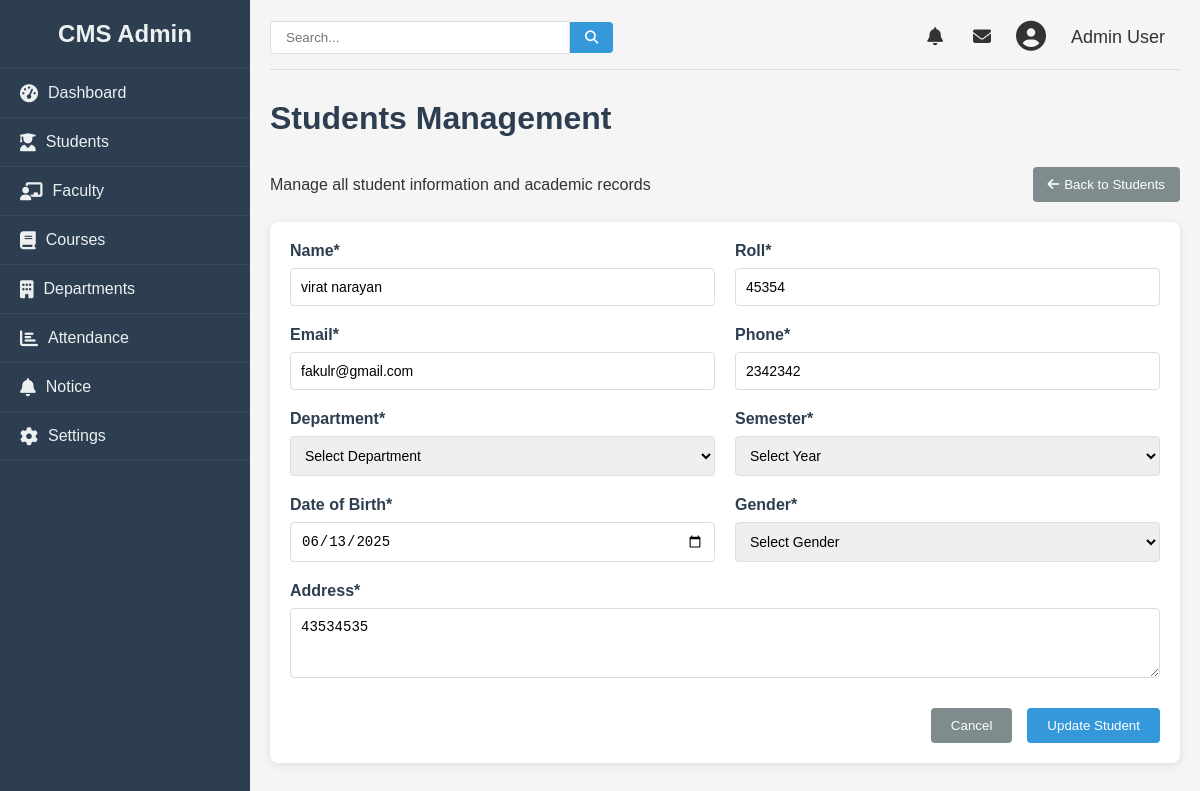
Before: /admin/update/student/1 with the older database file.
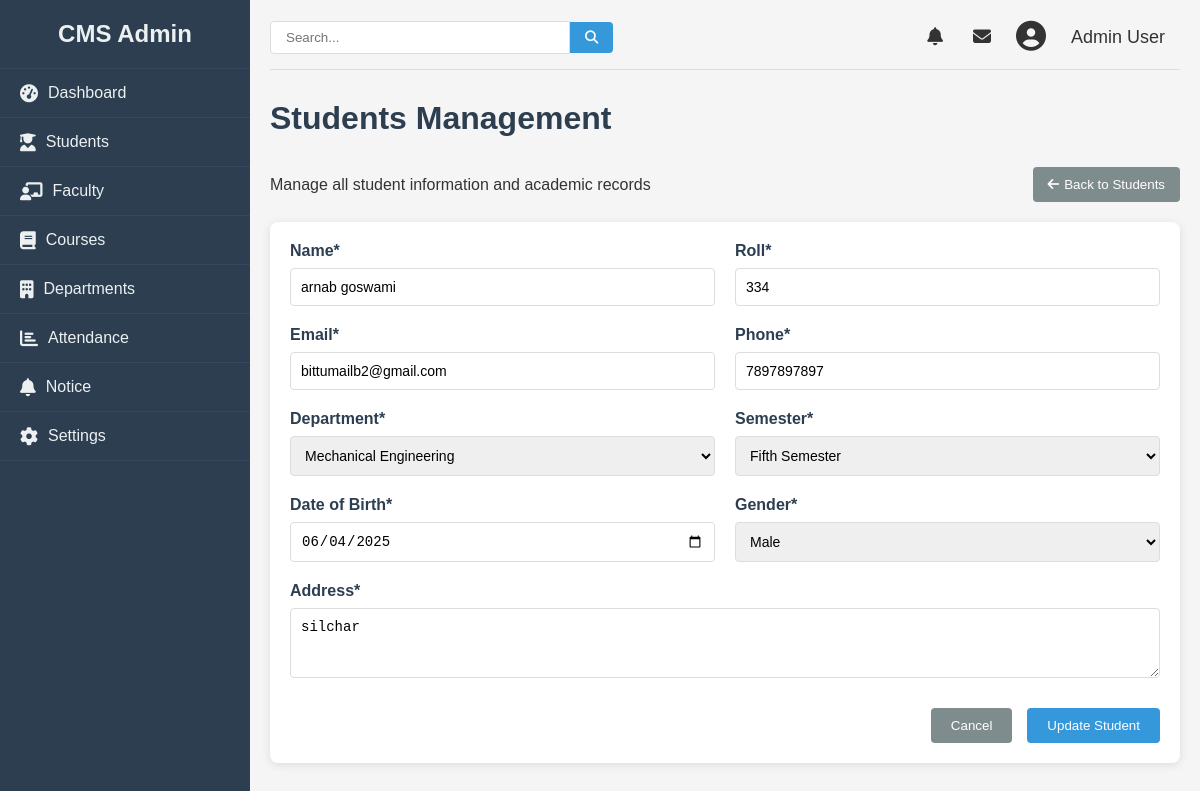
After: the same page with the newer database file.
### college/model.py (models this page shows, shortened)
class Student(db.Model):
    id = db.Column(db.Integer, primary_key=True)
    name = db.Column(db.String(100), nullable=False)
    roll = db.Column(db.Integer, nullable=False)
    email = db.Column(db.String(100), nullable=False)
    phone = db.Column(db.Integer, nullable=False)
    semester = db.Column(db.Integer, nullable=False)
    dob = db.Column(db.Date, nullable=False)
    gender = db.Column(db.String, nullable=False)
    department = db.Column(db.String, nullable=False)
    address = db.Column(db.String, nullable=False)

### college/admin/update.py (the view)
@app.route("/admin/update/student/<id>", methods = ["GET", "POST"])
def updatestdn(id):
    sem = semester()
    dep = departments()
    student = Student.query.get(id)
    print(student.name)
    return render_template("addstudent.html", data= student, allsem = sem, departments= dep)

### tempdata.py (called while the page is built)
def semester():
    semesters = ['First Semester', 'Second Semester', "Third Semester", "Fourth Semester", "Fifth Semester", "Sixth Semester", "Seventh Semester", "Eighth Semester" ]
    return semesters

def departments():
    departments = ['Computer Science', 'Mechanical Engineering', 'Civil Engineering', 'Electrical Engineering', 'Electronics and Cummunication', 'Chemical Engineering', 'Aerospace Engineering', 'Information Technology']
    return departments

### college/admin/templates/addstudent.html (shortened to what this page needs)
{% from "macro/cmsnav.html" import cmsnav%}
{%extends "admbase.html"%}
{%block head%}
<link rel="stylesheet" href="{{url_for('static', filename='css/styles.css')}}">
<link rel="stylesheet" href="https://cdnjs.cloudflare.com/ajax/libs/font-awesome/6.4.0/css/all.min.css">
{%endblock%}
{%block content%}
<div class="container" w-tid="21">
    {{cmsnav()}}
    <main class="main-content" w-tid="111">
        <header class="top-header" w-tid="113">
            <div class="search-box" w-tid="115">
                <input type="text" placeholder="Search..." w-tid="117" />
                <button w-tid="119"><i class="fas fa-search" w-tid="121"></i></button>
            </div>
            <div class="user-profile" w-tid="123">
                <span class="notification" w-tid="125"><i class="fas fa-bell" w-tid="127"></i></span>
                <span class="message" w-tid="129"><i class="fas fa-envelope" w-tid="131"></i></span>
                <div class="profile-img" w-tid="133">
                    <i class="fas fa-user-circle" w-tid="135"></i>
                </div>
                <span class="username" w-tid="137">Admin User</span>
            </div>
        </header>
        <div id="dashboard-page" class="content-section" w-tid="139">
            <div class="dashboard" w-tid="141">
                <h1 w-tid="357">Students Management</h1>
                <div class="students-header" w-tid="359">
                    <p w-tid="361">Manage all student information and academic records</p>
                    <a style="text-decoration: none; color:white" href="/admin/student">
                        <button id="cancel-add-student" class="back-button" w-tid="1515">
                            <i class="fas fa-arrow-left" w-tid="1517"></i> Back to Students
                        </button>
                    </a>
                </div>
                <div class="student-form-container" w-tid="1519">
                    {%if data%}
                    <form id="add-student-form" method="POST" action="/admin/update/student/{{data.id}}" class="student-form"
                        w-tid="1521">
                        {%else%}
                        <form id="add-student-form" method="POST" action="/admin/addstudent" class="student-form"
                        w-tid="1521">
                        {%endif%}
                        <div class="form-row" w-tid="1523">
                            <div class="form-group" w-tid="1525">
                                <label for="new-firstName" w-tid="1527">Name*</label>
                                <input type="text" id="new-firstName" name="name" required="" w-tid="1529"
                                    value="{{data.name}}">
                            </div>
                            <div class="form-group" w-tid="1525">
                                <label for="new-firstName" w-tid="1527">Roll*</label>
                                <input type="text" id="new-firstName" name="roll" required="" w-tid="1529" value="{{data.roll}}">
                            </div>
                        </div>
                        <div class="form-row" w-tid="1537">
                            <div class="form-group" w-tid="1539">
                                <label for="new-email" w-tid="1541">Email*</label>
                                <input type="email" id="new-email" name="email" required="" w-tid="1543" value="{{data.email}}">
                            </div>
                            <div class="form-group" w-tid="1545">
                                <label for="new-phone" w-tid="1547">Phone*</label>
                                <input type="tel" id="new-phone" name="phone" required="" w-tid="1549"
                                value="{{data.phone}}">
                            </div>
                        </div>
                        <div class="form-row" w-tid="1551">
                            <div class="form-group" w-tid="1553">
                                <label for="new-department" w-tid="1555">Department*</label>
                                <select id="new-department" name="department" required="" w-tid="1557">
                                    <option value="">Select Department</option>
                                    {%for dep in departments%}
                                    <option {%if dep == data.department%}selected{%endif%} value="{{dep}}">{{dep}}</option>
                                    {%endfor%}
                                </select>
                            </div>
                            <div class="form-group" w-tid="1561">
                                <label for="new-year" w-tid="1563">Semester*</label>
                                <select id="new-year" name="year" required="" w-tid="1565">
                                    <option value="">Select Year</option>
                                    {%for sem in allsem%}
                                    <option {%if sem == data.semester%}selected{%endif%} value="{{sem}}">{{sem}}</option>
                                    {%endfor%}
                                </select>
                            </div>
                        </div>
                        <div class="form-row" w-tid="1569">
                            <div class="form-group" w-tid="1571">
                                <label for="new-dob" w-tid="1573">Date of Birth*</label>
                                <input type="date" id="new-dob" name="dob" required="" w-tid="1575"
                                value="{{data.dob}}">
                            </div>
                            <div class="form-group" w-tid="1577">
                                <label for="new-gender" w-tid="1579">Gender*</label>
                                <select id="new-gender" name="gender" required="" w-tid="1581">
                                    <option value="" w-tid="1583">Select Gender</option>
                                    {%set genders = ['Male', 'Female', 'Other']%}
                                    {%for gender in genders%}
                                    <option value="{{gender}}" {%if gender == data.gender%}selected{%endif%} w-tid="1585">{{gender}}</option>
                                    {%endfor%}
                                </select>
                            </div>
                        </div>
                        <div class="form-row" w-tid="1591">
                            <div class="form-group full-width" w-tid="1593">
                                <label for="new-address" w-tid="1595">Address*</label>
                                <textarea id="new-address" name="address" rows="3" required="" w-tid="1597" >{{data.address}}</textarea>
                            </div>
                        </div>
                        <div class="form-actions" w-tid="1599">
                            <a href="/admin/student"><button type="button" id="cancel-add-student" class="cancel-btn"
                                w-tid="1601">Cancel</button></a>
                            {%if data%}
                            <button type="submit" class="save-btn" w-tid="1603">Update Student</button>
                            {%else%}
                            <button type="submit" class="save-btn" w-tid="1603">Add Student</button>
                            {%endif%}
                        </div>
                    </form>
                </div>
            </div>
        </div>
    </main>
</div>
{%endblock%}

### college/admin/templates/macro/cmsnav.html (shortened to what this page needs)
{%macro cmsnav()%}
<aside class="sidebar" w-tid="23">
    <div class="sidebar-header" w-tid="25">
        <h2 w-tid="27">CMS Admin</h2>
    </div>
    <nav class="sidebar-nav" w-tid="29">
        <ul w-tid="31">
            <li w-tid="33"><a href="/admin" data-page="dashboard-page" w-tid="35"><i class="fas fa-tachometer-alt"
                        w-tid="37"></i> Dashboard</a></li>
            <li  w-tid="39"><a href="/admin/student" data-page="students-page" w-tid="41"><i
                        class="fas fa-user-graduate" w-tid="43"></i> Students</a></li>
            <li w-tid="45"><a href="/admin/faculty" data-page="faculty-page" w-tid="47"><i
                        class="fas fa-chalkboard-teacher" w-tid="49"></i> Faculty</a></li>
            <li w-tid="51"><a href="/admin/courses" data-page="courses-page" w-tid="53"><i class="fas fa-book"
                        w-tid="55"></i> Courses</a></li>
            <li w-tid="57"><a href="/admin/department" data-page="department-page" w-tid="59"><i class="fas fa-building"
                        w-tid="61"></i> Departments</a></li>
            <li w-tid="87"><a href="/admin/attendence" data-page="attendance-page" w-tid="89"><i class="fas fa-chart-bar"
                        w-tid="91"></i> Attendance</a></li>
            <li w-tid="99"><a href="/admin/notice" data-page="notice-page" w-tid="101"><i class="fas fa-bell"
                        w-tid="103"></i> Notice</a></li>
            <li w-tid="93"><a href="/" data-page="settings-page" w-tid="95"><i class="fas fa-cog" w-tid="97"></i>
                    Settings</a></li>
        </ul>
    </nav>
</aside>
{%endmacro%}

### college/admin/templates/admbase.html (shortened to what this page needs)
<!DOCTYPE html>
<html lang="en">
<head>
    {%block head%}
    {%endblock%}
</head>
<body>
    {%block content%}
    {%endblock%}
</body>
</html>

### college/static/css/styles.css (style rules this page uses)
* { margin: 0; padding: 0; box-sizing: border-box; }
body { font-family: Arial, sans-serif; background-color: #f5f5f5; color: #333; }
.container { display: flex; min-height: 100vh; }
.sidebar { width: 250px; background-color: #2c3e50; color: #ecf0f1; transition: all 0.3s ease; }
.sidebar-header { padding: 20px; text-align: center; border-bottom: 1px solid #34495e; }
.sidebar-nav ul { list-style: none; }
.sidebar-nav li { padding: 15px 20px; border-bottom: 1px solid #34495e; transition: all 0.3s ease; }
.sidebar-nav a { color: #ecf0f1; text-decoration: none; display: flex; align-items: center; }
.sidebar-nav i { margin-right: 10px; font-size: 18px; }
.main-content { flex: 1; padding: 20px; }
.top-header { display: flex; justify-content: space-between; align-items: center; margin-bottom: 30px; padding-bottom: 15px; border-bottom: 1px solid #ddd; }
.search-box { display: flex; align-items: center; }
.search-box input { padding: 8px 15px; border: 1px solid #ddd; border-radius: 4px 0 0 4px; width: 300px; }
.search-box button { background: #3498db; color: white; border: none; padding: 8px 15px; border-radius: 0 4px 4px 0; cursor: pointer; }
.user-profile { display: flex; align-items: center; }
.user-profile span { margin: 0 15px; font-size: 18px; cursor: pointer; }
.profile-img { font-size: 30px; margin: 0 10px; }
.dashboard h1 { margin-bottom: 30px; color: #2c3e50; }
.content-section { display: none; }
#dashboard-page { display: block; }
.students-header { display: flex; justify-content: space-between; align-items: center; margin-bottom: 20px; }
.back-button { background-color: #7f8c8d; color: white; border: none; padding: 10px 15px; border-radius: 4px; cursor: pointer; display: flex; align-items: center; }
.back-button i { margin-right: 5px; }
.student-form-container { background: white; border-radius: 8px; padding: 20px; box-shadow: 0 2px 10px rgba(0, 0, 0, 0.1); }
.student-form { display: flex; flex-direction: column; gap: 20px; }
.form-row { display: flex; gap: 20px; }
.form-group { flex: 1; display: flex; flex-direction: column; }
.form-group.full-width { width: 100%; }
.form-group label { margin-bottom: 8px; font-weight: bold; color: #2c3e50; }
.form-group input, .form-group select, .form-group textarea { padding: 10px; border: 1px solid #ddd; border-radius: 4px; font-size: 14px; }
.form-group textarea { resize: vertical; }
.form-actions { display: flex; justify-content: flex-end; gap: 15px; margin-top: 10px; }
.cancel-btn { background-color: #7f8c8d; color: white; border: none; padding: 10px 20px; border-radius: 4px; cursor: pointer; }
.save-btn { background-color: #3498db; color: white; border: none; padding: 10px 20px; border-radius: 4px; cursor: pointer; }

Changed rows visible on the page:
changed Student: name "virat narayan" → "arnab goswami"; roll "45354" → "334"; email "fakulr@gmail.com" → "bittumailb2@gmail.com"; phone "2342342" → "7897897897"; department (not shown) → "Mechanical Engineering"; year (not shown) → "Fifth Semester"; dob "06/13/2025" → "06/04/2025"; gender (not shown) → "Male"; address "43534535" → "silchar"
Other visible differences:
form field department: "Select Department" → (not shown)
form field year: "Select Year" → (not shown)
form field gender: "Select Gender" → (not shown)
